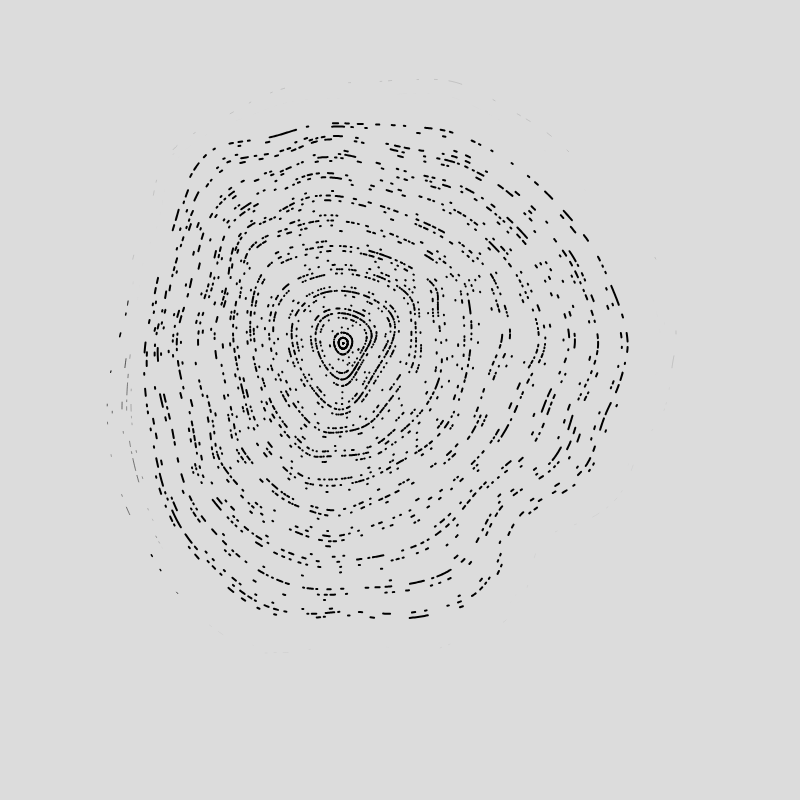
Frame 1 (no input)
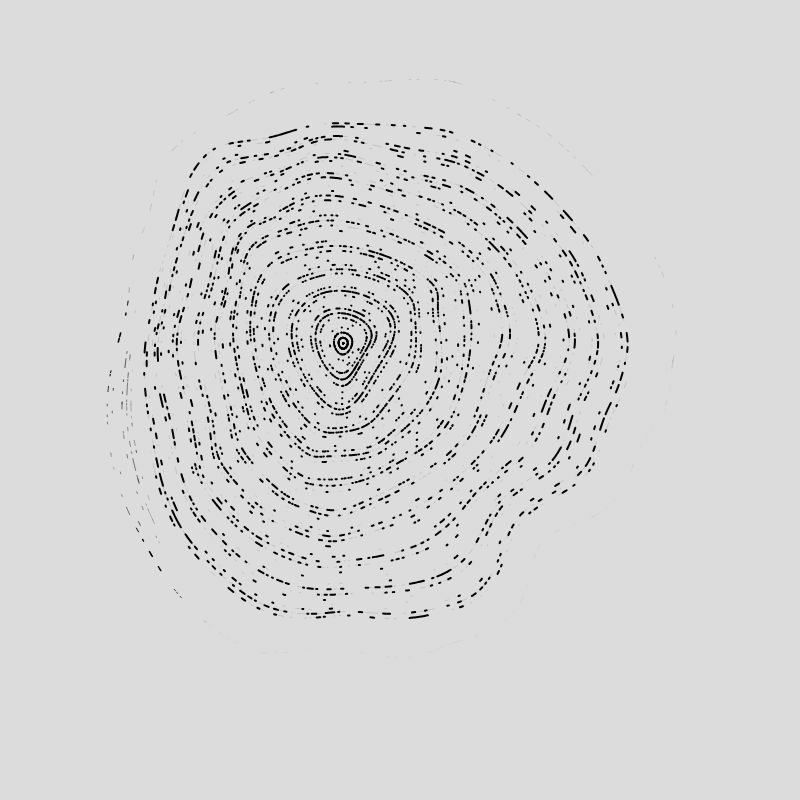
Frame 2 (the mouse pressed at the canvas centre, redrawn once)

The p5.js sketch that drew these frames (run headless with seeded random() and noise() and a simulated clock; the mouse was pressed at the canvas centre and the sketch redrawn once):

// p5.js sketch
// ── sketch.js
function setup() {
  createCanvas(800, 800);
  background(220);
  stroke(0);
  strokeWeight(2);
  noFill();
}

let scale = 30;
let resolution = 0.002;
let numPoints = 1000;

let radius = 300;
let numRings = 60;
function draw() {
  for (r = 0; r < radius; r += radius / numRings) {
    beginShape();
    for (a = -TAU/numPoints; a < TAU+TAU/numPoints; a += TAU / numPoints) {
      var x = 400 + r * cos(a);
      var y = 400 + r * sin(a);

      var n = map(noise(x * resolution, y * resolution), 0, 1, -scale, scale);
      strokeWeight(n)

      curveVertex(x + 4* n, y + 4*n);

      if(random()>0.40-0.25*sin(r)){
        endShape();
        beginShape();
      }
    }
    endShape();
  }
  noLoop();
}
